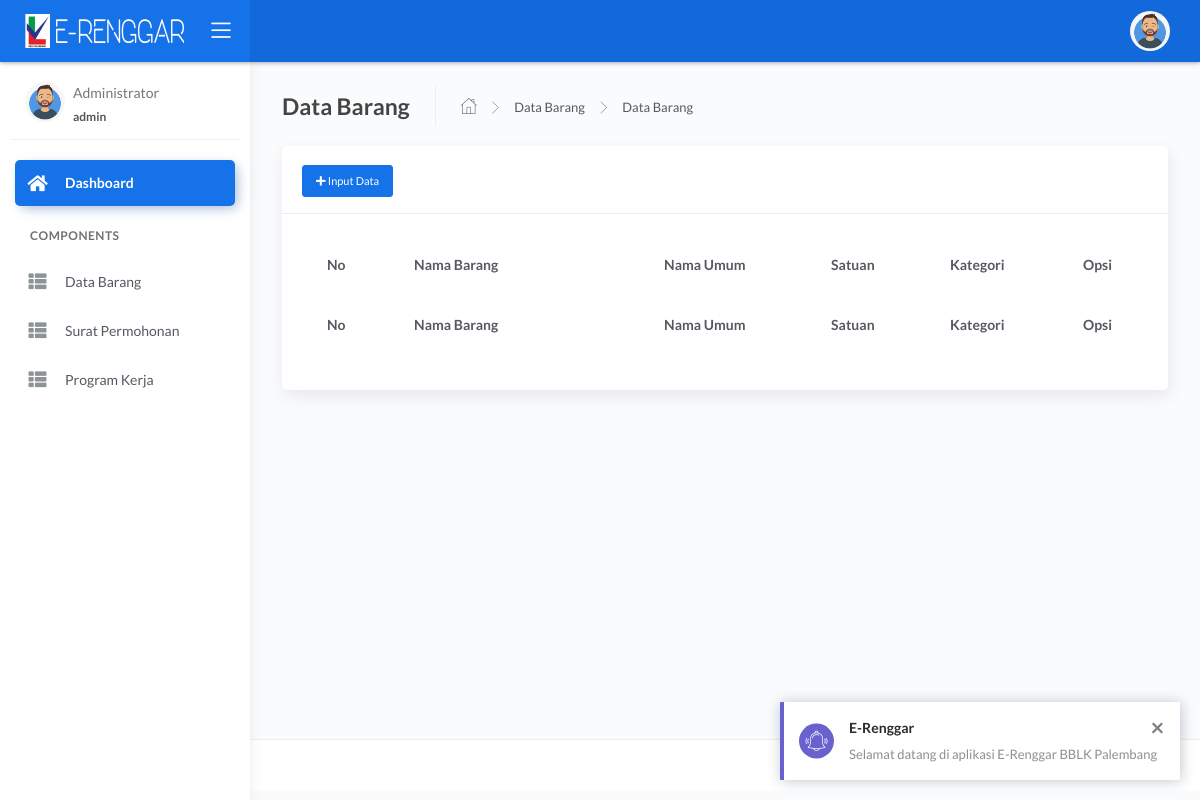
/operator/barang.php?data (signed in), run on an earlier commit of the app's database.
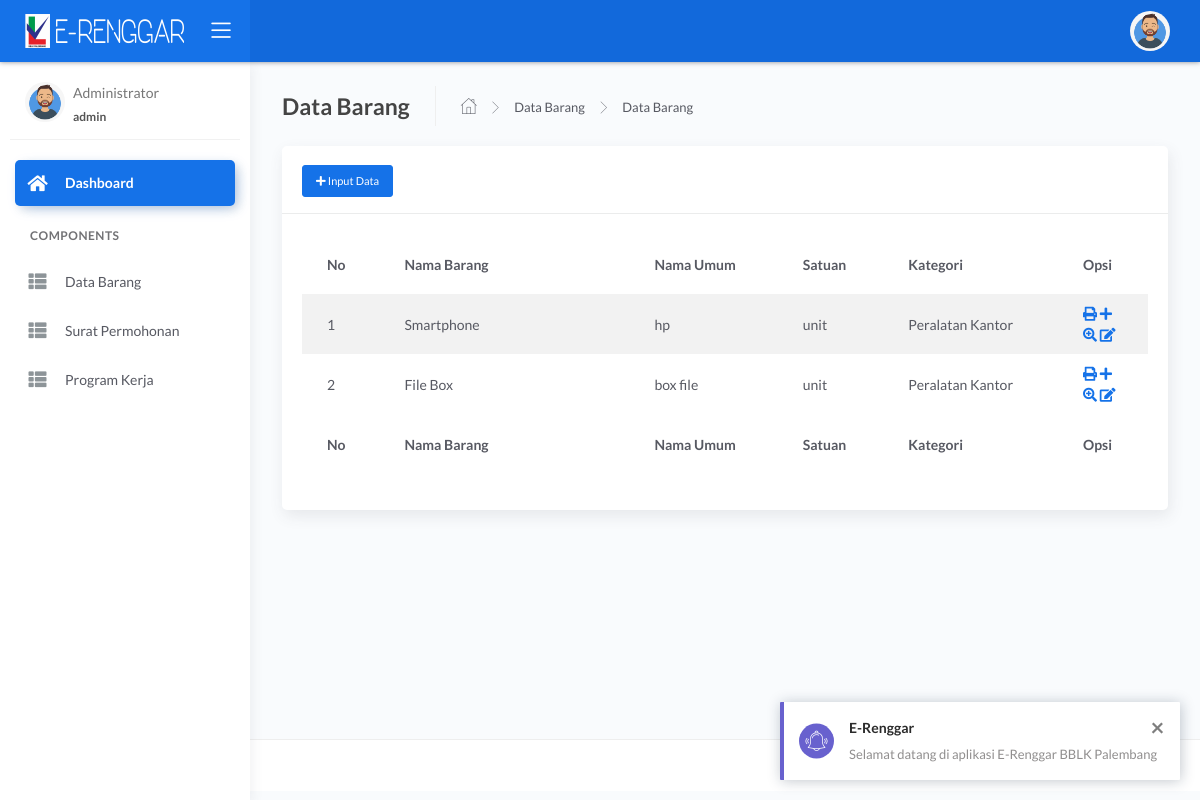
And on a later commit of the database.
### tables this page shows
CREATE TABLE `barang` (
  `id_barang` int(11) NOT NULL,
  `nama_barang` varchar(255) NOT NULL,
  `nama_umum` varchar(255) NOT NULL,
  `satuan` varchar(255) NOT NULL,
  `kategori` enum('Alat Kesehatan','Pengolah Data','Peralatan Kantor','') NOT NULL
);

### operator/barang.php (the view, shortened to what this page needs)
<?php include 'header.php'; ?>
	<div class="main-panel">
			<div class="content">
				<div class="page-inner">
					<div class="page-header">
						<h4 class="page-title">Data Barang</h4>
						<ul class="breadcrumbs">
							<li class="nav-home">
								<a href="#">
									<i class="flaticon-home"></i>
								</a>
							</li>
							<li class="separator">
								<i class="flaticon-right-arrow"></i>
							</li>
							<li class="nav-item">
								<a href="#">Data Barang</a>
							</li>
							<li class="separator">
								<i class="flaticon-right-arrow"></i>
							</li>
							<li class="nav-item">
								<a href="barang.php?data">Data Barang</a>
							</li>
						</ul>
					</div>
					<?php if(isset($_GET['data'])){ ?>
					<div class="row">
						<div class="col-md-12">
							<div class="card">
								<div class="card-header">
									<h4 class="card-title"><button type="button" class="btn btn-sm btn-primary" data-toggle="modal" data-target="#modal-default">
                <span class="fas fa-plus"></span> Input Data</button></h4>
								</div>
								<div class="card-body">
									<div class="table-responsive">
										<table id="multi-filter-select" class="display table table-striped table-hover" >
											<thead>
												<tr>
													<th>No</th>
													<th width="250px">Nama Barang</th>
										            <th>Nama Umum</th>
										            <th>Satuan</th>
										            <th>Kategori</th>
													<th width="90px">Opsi</th>
												</tr>
											</thead>
											<tfoot>
												<tr>
													<th>No</th>
													<th width="250px">Nama Barang</th>
										            <th>Nama Umum</th>
										            <th>Satuan</th>
										            <th>Kategori</th>
													<th width="90px">Opsi</th>
												</tr>
											</tfoot>
											<tbody>
											<?php
									        $sql = "SELECT * FROM barang";
									        $query = mysqli_query($koneksi,$sql);
									        $no=1;
									        while ($a = mysqli_fetch_array($query)) :?>
												<tr>
													<td><?php echo $no++; ?></td>
													<td><?php echo $a['nama_barang'] ?></td>
													<td><?php echo $a['nama_umum'] ?></td>
													<td><?php echo $a['satuan'] ?></td>
													<td><?php echo $a['kategori'] ?></td>
													<td><a class="blue" href="cetak_sp.php?id_barang=<?php echo $a['id_barang']; ?>" title='cetak PDF' target="_BLANK">
															<i class="ace-icon fa fa-print bigger-130"></i>
														</a>
														<a class="blue" href="?lengkapidata&id_barang=<?php echo $a['id_barang']; ?>" title='Lengkapi Data'>
															<i class="ace-icon fa fa-plus bigger-130"></i>
														</a>
														<a class="blue" href="?detail&id_barang=<?php echo $a['id_barang']; ?>"  title='Detail'>
															<i class="ace-icon fa fa-search-plus bigger-130"></i>
														</a>
														<a class="green" href="?edit&id_barang=<?php echo $a['id_barang']; ?>"  title='Edit'>
															<i class="ace-icon fa fa-edit bigger-130"></i>
														</a>
													</td>
												</tr>
												<?php endwhile;?>
											</tbody>
										</table>
									</div>
								</div>
							</div>
						</div>
					</div>
					  <?php } ?>
				</div>
			</div>
<?php include 'footer.php'?>

What changed in the data, as far as the page shows it:
added barang: nama_barang "Smartphone", nama_umum "hp", satuan "unit", kategori "Peralatan Kantor"
added barang: nama_barang "File Box", nama_umum "box file", satuan "unit", kategori "Peralatan Kantor"
